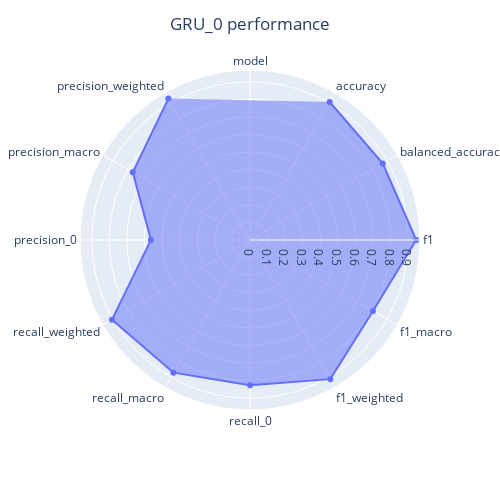
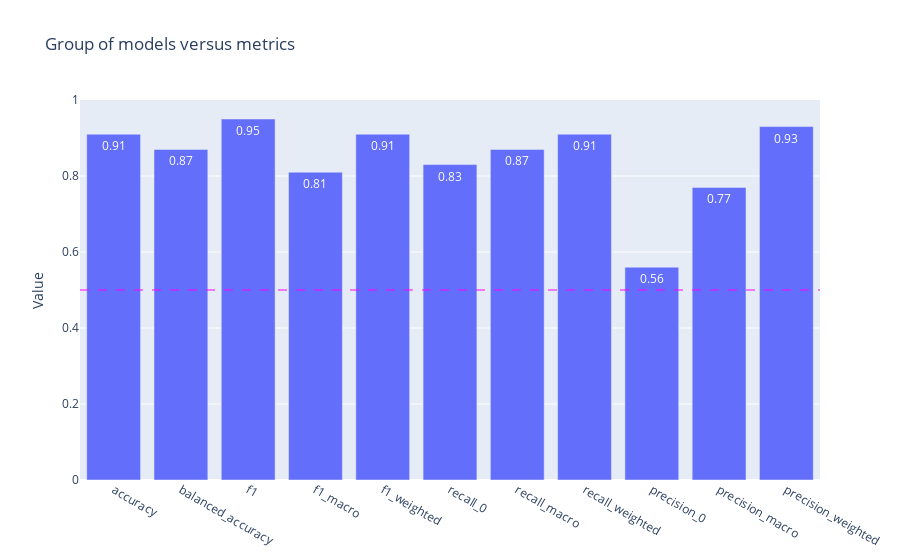

Write notebook code for charts like these, in order.
### Code cell
#model GRU_0
model_name = "GRU_0"

embedding_size = 100
model = Sequential()

model.add(Embedding(input_dim=num_words, 
                    output_dim=embedding_size, 
                    input_length=max_tokens,
                    name="embedding_layer"))

model.add(GRU(units=48, return_sequences=True))
model.add(GRU(units=24, return_sequences=True)) 
model.add(GRU(units=12))
model.add(Dense(1, activation='sigmoid'))

# Compile
optimizer = Adam(learning_rate=0.006)
model.compile(loss='binary_crossentropy', optimizer=optimizer, metrics=['recall'])

model.summary()


# fit and evaluate
weights = {0:88, 1:18}

t0 = time()
model.fit(X_train, y_train, 
          epochs=30, 
          batch_size=256, 
          class_weight=weights,
          validation_data=(X_test, y_test), 
          callbacks=[early_stop])
time_train = time() - t0

results = model.evaluate(X_test, y_test)
print("results:", results)

# prediction
t1 = time()
pred = model.predict(X_test)
time_predict = time() - t1  # records duration of predicting
prediction = (1 * (pred >= 0.5))[:, 0]

accuracy = metrics.accuracy_score(y_test, prediction)
# The balanced accuracy in binary and multiclass classification problems
# to deal with imbalanced datasets.
# It is defined as the average of recall obtained on each class.
# The best value is 1 and the worst value is 0 when adjusted=False.
balanced_accuracy = metrics.balanced_accuracy_score(y_test, prediction)

f1_score = metrics.f1_score(y_test, prediction)
f1_score_macro = metrics.f1_score(y_test, prediction, average="macro")
f1_score_weighted = metrics.f1_score(y_test, prediction, average="weighted")

recall = metrics.recall_score(y_test, prediction, pos_label=0)
recall_macro = metrics.recall_score(y_test, prediction, average="macro")
recall_weighted = metrics.recall_score(y_test, prediction, average="weighted")

# precision is intuitively the ability of the classifier not to label as positive a sample that is negative.
# we set pos_label=0 : that is negative rating (rating <=3)
precision = metrics.precision_score(y_test, prediction, pos_label=0)
precision_macro = metrics.precision_score(y_test, prediction, average="macro")
precision_weighted = metrics.precision_score(y_test, prediction, average="weighted")

cl_report = metrics.classification_report(y_test, prediction)
cf_matrix = pd.crosstab(y_test, prediction, rownames=["Real"], colnames=["Prediction"])

# put metrics into a dictionnary and into a DataFrame
res = {
        "model": model_name,
        "accuracy": accuracy,
        "balanced_accuracy": balanced_accuracy,
        "f1": f1_score,
        "f1_macro": f1_score_macro,
        "f1_weighted": f1_score_weighted,
        "recall_0": recall,
        "recall_macro": recall_macro,
        "recall_weighted": recall_weighted,
        "precision_0": precision,
        "precision_macro": precision_macro,
        "precision_weighted": precision_weighted,
        "time_train": time_train,
        "time_predict": time_predict,
    }

# DataFrame of model's performance
df_p = pd.DataFrame(res, index=[0])

# Save performance data in a csv file
file_name = "perf_"+model_name+".csv"
df_p.to_csv(file_name)

# perf data to plot
data = df_p.iloc[:,:-2]

# Radar chart of model's performance
plot_radar_metrics(data, model_name)

# Barplot of models performance
model_list=[model_name]
barplot_models_group_vs_metric(data, model_list)


print(" Confusion matrix -----------------------------------")
display(cf_matrix)
print(" Classification Report -------------------------------")
print(cl_report)

### Figure 1 — Plotly figure (JSON) as saved in the notebook; plotly's stock layout.template omitted (floating-point values rounded to 4 significant figures)
{"data": [{"fill": "toself", "hovertemplate": "r=%{r}<br>theta=%{theta}<extra></extra>", "legendgroup": "", "line": {"color": "#636efa", "dash": "solid"}, "marker": {"symbol": "circle"}, "mode": "markers+lines", "name": "", "r": ["GRU_0", 0.906, 0.871, 0.9452, 0.8074, 0.9134, 0.8256, 0.871, 0.906, 0.5633, 0.7695, 0.9281, "GRU_0"], "showlegend": false, "subplot": "polar", "theta": ["model", "accuracy", "balanced_accuracy", "f1", "f1_macro", "f1_weighted", "recall_0", "recall_macro", "recall_weighted", "precision_0", "precision_macro", "precision_weighted", "model"], "type": "scatterpolar"}], "layout": {"height": 500, "legend": {"tracegroupgap": 0}, "margin": {"t": 60}, "polar": {"angularaxis": {"direction": "clockwise", "rotation": 90}, "domain": {"x": [0, 1], "y": [0, 1]}}, "title": {"text": "GRU_0 performance", "x": 0.5}, "width": 500}}

### Figure 2 — Plotly figure (JSON) as saved in the notebook; plotly's stock layout.template omitted (floating-point values rounded to 4 significant figures)
{"data": [{"name": "GRU_0", "offsetgroup": "0", "text": ["0.91", "0.87", "0.95", "0.81", "0.91", "0.83", "0.87", "0.91", "0.56", "0.77", "0.93"], "textposition": "auto", "type": "bar", "x": ["accuracy", "balanced_accuracy", "f1", "f1_macro", "f1_weighted", "recall_0", "recall_macro", "recall_weighted", "precision_0", "precision_macro", "precision_weighted"], "y": [0.91, 0.87, 0.95, 0.81, 0.91, 0.83, 0.87, 0.91, 0.56, 0.77, 0.93]}], "layout": {"shapes": [{"line": {"color": "magenta", "dash": "dash", "width": 1}, "type": "line", "x0": 0, "x1": 1, "xref": "paper", "y0": 0.5, "y1": 0.5, "yref": "paper"}], "title": {"text": "Group of models versus metrics"}, "yaxis": {"title": {"text": "Value"}}}}
